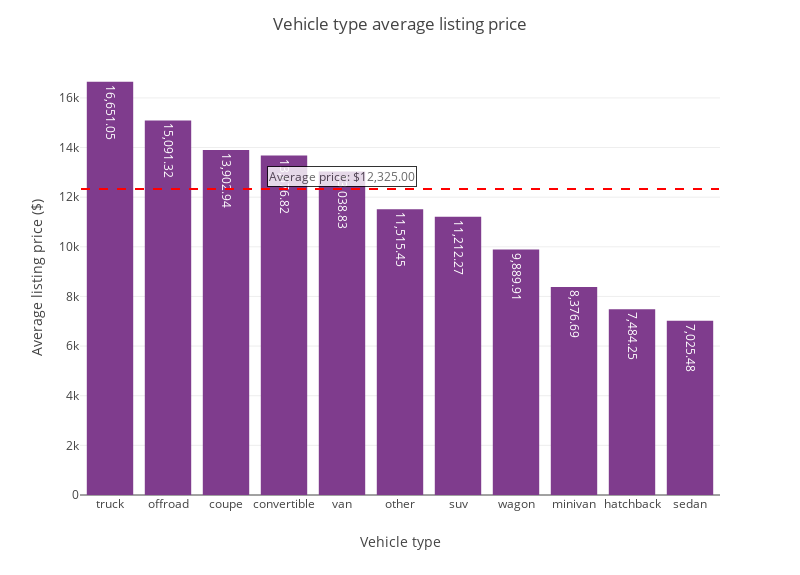

This figure's notebook cell:
### Code cell
# average price of vehicle type

# calculate the average listing duration by vehicle make
average_price = sample.groupby('type')['price'].mean().reset_index()

# bar plot
fig = px.bar(average_price,
             x='type',
             y='price',
             text='price')

# automatically adjust text size, format, and position
fig.update_traces(texttemplate='%{text:,.2f}', textposition='inside')

# order the bars by descending height
fig.update_layout(xaxis={'categoryorder': 'total descending'})

# add titles/ labels
fig.update_layout(title='Vehicle type average listing price',
                  xaxis_title="Vehicle type",
                  yaxis_title="Average listing price ($)",
                  width=800,
                  height=575,
                  )

# add a horizontal line
fig.add_shape(
    type="line",
    # extend line horizontally across the plot
    x0=-0.5, x1=len(sample['type'].unique()) - 0.5,
    # set at average_value
    y0=sample['price'].mean(), y1=sample['price'].mean(),
    line=dict(color='Red', width=2, dash='dash'),  # Style of the line
)

# add an annotation if desired
fig.add_annotation(
    x='van',  # horizontal position within the plot area
    y=sample['price'].mean()+100,
    text=f'Average price: ${sample['price'].mean():,.2f}',
    showarrow=False,
    yshift=10,  # vertical shift
    bgcolor="white",
    bordercolor="black",
    borderwidth=1,
    opacity=0.8
)

# Show the plot
fig.show()

### Figure 1 — Plotly figure (JSON) as saved in the notebook; plotly's stock layout.template omitted (floating-point values rounded to 4 significant figures)
{"data": [{"alignmentgroup": "True", "hovertemplate": "type=%{x}<br>price=%{text}<extra></extra>", "legendgroup": "", "marker": {"color": "rgb(127, 60, 141)", "pattern": {"shape": ""}}, "name": "", "offsetgroup": "", "orientation": "v", "showlegend": false, "text": [13680.0, 13900.0, 7484.0, 8377.0, 15090.0, 11520.0, 7025.0, 11210.0, 16650.0, 13040.0, 9890.0], "textposition": "inside", "texttemplate": "%{text:,.2f}", "type": "bar", "x": ["convertible", "coupe", "hatchback", "minivan", "offroad", "other", "sedan", "suv", "truck", "van", "wagon"], "xaxis": "x", "y": [13680.0, 13900.0, 7484.0, 8377.0, 15090.0, 11520.0, 7025.0, 11210.0, 16650.0, 13040.0, 9890.0], "yaxis": "y"}], "layout": {"annotations": [{"bgcolor": "white", "bordercolor": "black", "borderwidth": 1, "opacity": 0.8, "showarrow": false, "text": "Average price: $12,325.00", "x": "van", "y": 12420.0, "yshift": 10}], "barmode": "relative", "height": 575, "legend": {"tracegroupgap": 0}, "margin": {"t": 60}, "shapes": [{"line": {"color": "Red", "dash": "dash", "width": 2}, "type": "line", "x0": -0.5, "x1": 10.5, "y0": 12320.0, "y1": 12320.0}], "title": {"text": "Vehicle type average listing price"}, "width": 800, "xaxis": {"anchor": "y", "categoryorder": "total descending", "domain": [0, 1], "title": {"text": "Vehicle type"}}, "yaxis": {"anchor": "x", "domain": [0, 1], "title": {"text": "Average listing price ($)"}}}}
